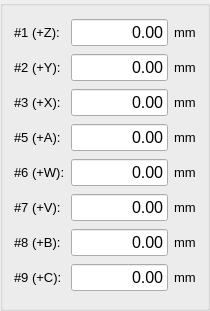
    <widget class="QGroupBox" name="gb_axisreadings">
     <property name="geometry">
      <rect>
       <x>780</x>
       <y>18</y>
       <width>210</width>
       <height>311</height>
      </rect>
     </property>
     <property name="title">
      <string/>
     </property>
     <layout class="QGridLayout" name="gridLayout_4">
      <item row="0" column="0">
       <widget class="QLabel" name="label_23">
        <property name="font">
         <font>
          <pointsize>10</pointsize>
         </font>
        </property>
        <property name="text">
         <string>#1 (+Z):</string>
        </property>
       </widget>
      </item>
      <item row="0" column="1">
       <widget class="QLineEdit" name="le_pos1">
        <property name="font">
         <font>
          <pointsize>12</pointsize>
          <weight>50</weight>
          <bold>false</bold>
         </font>
        </property>
        <property name="text">
         <string>0.00</string>
        </property>
        <property name="alignment">
         <set>Qt::AlignRight|Qt::AlignTrailing|Qt::AlignVCenter</set>
        </property>
        <property name="readOnly">
         <bool>true</bool>
        </property>
       </widget>
      </item>
      <item row="0" column="2">
       <widget class="QLabel" name="label_120">
        <property name="font">
         <font>
          <pointsize>10</pointsize>
         </font>
        </property>
        <property name="text">
         <string>mm</string>
        </property>
       </widget>
      </item>
      <item row="1" column="0">
       <widget class="QLabel" name="label_24">
        <property name="font">
         <font>
          <pointsize>10</pointsize>
         </font>
        </property>
        <property name="text">
         <string>#2 (+Y):</string>
        </property>
       </widget>
      </item>
      <item row="1" column="1">
       <widget class="QLineEdit" name="le_pos2">
        <property name="font">
         <font>
          <pointsize>12</pointsize>
          <weight>50</weight>
          <bold>false</bold>
         </font>
        </property>
        <property name="text">
         <string>0.00</string>
        </property>
        <property name="alignment">
         <set>Qt::AlignRight|Qt::AlignTrailing|Qt::AlignVCenter</set>
        </property>
        <property name="readOnly">
         <bool>true</bool>
        </property>
       </widget>
      </item>
      <item row="1" column="2">
       <widget class="QLabel" name="label_121">
        <property name="font">
         <font>
          <pointsize>10</pointsize>
         </font>
        </property>
        <property name="text">
         <string>mm</string>
        </property>
       </widget>
      </item>
      <item row="2" column="0">
       <widget class="QLabel" name="label_25">
        <property name="font">
         <font>
          <pointsize>10</pointsize>
         </font>
        </property>
        <property name="text">
         <string>#3 (+X):</string>
        </property>
       </widget>
      </item>
      <item row="2" column="1">
       <widget class="QLineEdit" name="le_pos3">
        <property name="font">
         <font>
          <pointsize>12</pointsize>
          <weight>50</weight>
          <bold>false</bold>
         </font>
        </property>
        <property name="text">
         <string>0.00</string>
        </property>
        <property name="alignment">
         <set>Qt::AlignRight|Qt::AlignTrailing|Qt::AlignVCenter</set>
        </property>
        <property name="readOnly">
         <bool>true</bool>
        </property>
       </widget>
      </item>
      <item row="2" column="2">
       <widget class="QLabel" name="label_122">
        <property name="font">
         <font>
          <pointsize>10</pointsize>
         </font>
        </property>
        <property name="text">
         <string>mm</string>
        </property>
       </widget>
      </item>
      <item row="3" column="0">
       <widget class="QLabel" name="label_26">
        <property name="font">
         <font>
          <pointsize>10</pointsize>
         </font>
        </property>
        <property name="text">
         <string>#5 (+A):</string>
        </property>
       </widget>
      </item>
      <item row="3" column="1">
       <widget class="QLineEdit" name="le_pos5">
        <property name="font">
         <font>
          <pointsize>12</pointsize>
          <weight>50</weight>
          <bold>false</bold>
         </font>
        </property>
        <property name="text">
         <string>0.00</string>
        </property>
        <property name="alignment">
         <set>Qt::AlignRight|Qt::AlignTrailing|Qt::AlignVCenter</set>
        </property>
        <property name="readOnly">
         <bool>true</bool>
        </property>
       </widget>
      </item>
      <item row="3" column="2">
       <widget class="QLabel" name="label_123">
        <property name="font">
         <font>
          <pointsize>10</pointsize>
         </font>
        </property>
        <property name="text">
         <string>mm</string>
        </property>
       </widget>
      </item>
      <item row="4" column="0">
       <widget class="QLabel" name="label_27">
        <property name="font">
         <font>
          <pointsize>10</pointsize>
         </font>
        </property>
        <property name="text">
         <string>#6 (+W):</string>
        </property>
       </widget>
      </item>
      <item row="4" column="1">
       <widget class="QLineEdit" name="le_pos6">
        <property name="font">
         <font>
          <pointsize>12</pointsize>
          <weight>50</weight>
          <bold>false</bold>
         </font>
        </property>
        <property name="text">
         <string>0.00</string>
        </property>
        <property name="alignment">
         <set>Qt::AlignRight|Qt::AlignTrailing|Qt::AlignVCenter</set>
        </property>
        <property name="readOnly">
         <bool>true</bool>
        </property>
       </widget>
      </item>
      <item row="4" column="2">
       <widget class="QLabel" name="label_124">
        <property name="font">
         <font>
          <pointsize>10</pointsize>
         </font>
        </property>
        <property name="text">
         <string>mm</string>
        </property>
       </widget>
      </item>
      <item row="5" column="0">
       <widget class="QLabel" name="label_28">
        <property name="font">
         <font>
          <pointsize>10</pointsize>
         </font>
        </property>
        <property name="text">
         <string>#7 (+V):</string>
        </property>
       </widget>
      </item>
      <item row="5" column="1">
       <widget class="QLineEdit" name="le_pos7">
        <property name="font">
         <font>
          <pointsize>12</pointsize>
          <weight>50</weight>
          <bold>false</bold>
         </font>
        </property>
        <property name="text">
         <string>0.00</string>
        </property>
        <property name="alignment">
         <set>Qt::AlignRight|Qt::AlignTrailing|Qt::AlignVCenter</set>
        </property>
        <property name="readOnly">
         <bool>true</bool>
        </property>
       </widget>
      </item>
      <item row="5" column="2">
       <widget class="QLabel" name="label_125">
        <property name="font">
         <font>
          <pointsize>10</pointsize>
         </font>
        </property>
        <property name="text">
         <string>mm</string>
        </property>
       </widget>
      </item>
      <item row="6" column="0">
       <widget class="QLabel" name="label_29">
        <property name="font">
         <font>
          <pointsize>10</pointsize>
         </font>
        </property>
        <property name="text">
         <string>#8 (+B):</string>
        </property>
       </widget>
      </item>
      <item row="6" column="1">
       <widget class="QLineEdit" name="le_pos8">
        <property name="font">
         <font>
          <pointsize>12</pointsize>
          <weight>50</weight>
          <bold>false</bold>
         </font>
        </property>
        <property name="text">
         <string>0.00</string>
        </property>
        <property name="alignment">
         <set>Qt::AlignRight|Qt::AlignTrailing|Qt::AlignVCenter</set>
        </property>
        <property name="readOnly">
         <bool>true</bool>
        </property>
       </widget>
      </item>
      <item row="6" column="2">
       <widget class="QLabel" name="label_126">
        <property name="font">
         <font>
          <pointsize>10</pointsize>
         </font>
        </property>
        <property name="text">
         <string>mm</string>
        </property>
       </widget>
      </item>
      <item row="7" column="0">
       <widget class="QLabel" name="label_30">
        <property name="font">
         <font>
          <pointsize>10</pointsize>
         </font>
        </property>
        <property name="text">
         <string>#9 (+C):</string>
        </property>
       </widget>
      </item>
      <item row="7" column="1">
       <widget class="QLineEdit" name="le_pos9">
        <property name="font">
         <font>
          <pointsize>12</pointsize>
          <weight>50</weight>
          <bold>false</bold>
         </font>
        </property>
        <property name="text">
         <string>0.00</string>
        </property>
        <property name="alignment">
         <set>Qt::AlignRight|Qt::AlignTrailing|Qt::AlignVCenter</set>
        </property>
        <property name="readOnly">
         <bool>true</bool>
        </property>
       </widget>
      </item>
      <item row="7" column="2">
       <widget class="QLabel" name="label_127">
        <property name="font">
         <font>
          <pointsize>10</pointsize>
         </font>
        </property>
        <property name="text">
         <string>mm</string>
        </property>
       </widget>
      </item>
     </layout>
    </widget>
